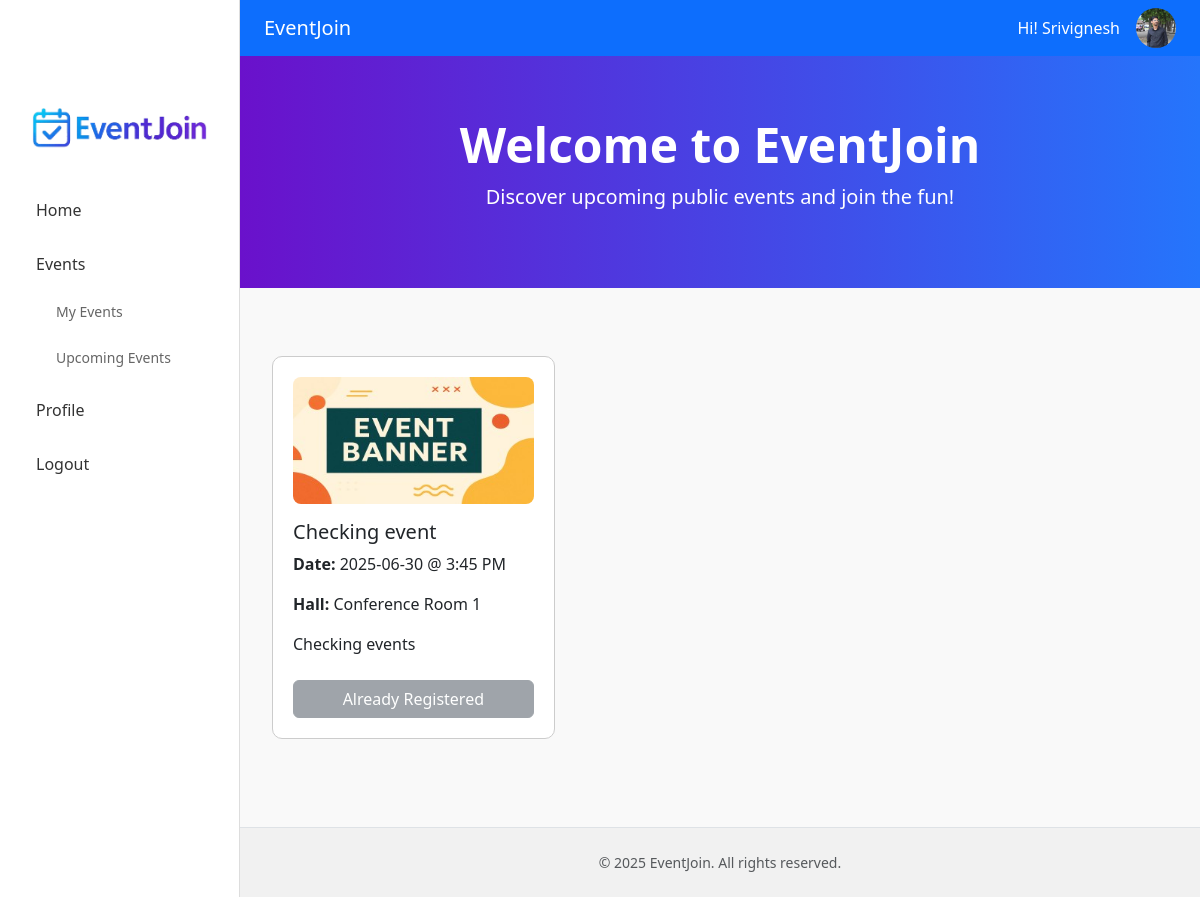
Page /index.php (signed in) on the committed database.
### tables this page shows
CREATE TABLE `users` (
  `id` int(11) NOT NULL,
  `first_name` varchar(100) DEFAULT NULL,
  `last_name` varchar(100) DEFAULT NULL,
  `name` varchar(100) NOT NULL,
  `email` varchar(100) NOT NULL,
  `phone` varchar(20) DEFAULT NULL,
  `address` text DEFAULT NULL,
  `city` varchar(100) DEFAULT NULL,
  `country` varchar(100) DEFAULT NULL,
  `bio` text DEFAULT NULL,
  `profile_pic` varchar(255) DEFAULT NULL,
  `password` varchar(255) NOT NULL,
  `role` enum('venue_manager','requestor','registered_user') NOT NULL
);

CREATE TABLE `events` (
  `id` int(11) NOT NULL,
  `title` varchar(150) NOT NULL,
  `description` text DEFAULT NULL,
  `event_date` date NOT NULL,
  `event_time` time NOT NULL,
  `hall_id` int(11) NOT NULL,
  `banner_image` varchar(255) DEFAULT NULL,
  `created_by` int(11) NOT NULL,
  `status` enum('pending','approved','rejected') DEFAULT 'pending',
  `rsvp_deadline` date DEFAULT NULL,
  `rsvp_limit` int(11) DEFAULT NULL,
  `created_at` timestamp NOT NULL DEFAULT current_timestamp(),
  `is_public` tinyint(1) DEFAULT 0,
  `delete_requested` tinyint(1) DEFAULT 0,
  `rejection_reason` text DEFAULT NULL
);

CREATE TABLE `halls` (
  `id` int(11) NOT NULL,
  `name` varchar(100) NOT NULL
);

### index.php (the view, shortened to what this page needs)
<?php
require_once 'config/conn.php';
include 'includes/header.php';
include 'includes/sidebar.php';
$userId = $_SESSION['user_id'] ?? null;
$stmt = $pdo->prepare("
    SELECT e.id, e.title, e.description, e.event_date, e.event_time, e.banner_image, h.name AS hall_name
    FROM events e
    JOIN halls h ON e.hall_id = h.id
    WHERE e.is_public = 1 AND e.status = 'approved' AND e.event_date >= CURDATE()
    ORDER BY e.event_date ASC
");
$stmt->execute();
$events = $stmt->fetchAll();
$rsvpedEventIds = [];
if ($userId) {
    $rsvpStmt = $pdo->prepare("SELECT event_id FROM event_rsvps WHERE user_id = ? AND rsvp_status = 'yes'");
    $rsvpStmt->execute([$userId]);
    $rsvpedEventIds = $rsvpStmt->fetchAll(PDO::FETCH_COLUMN);
}
?>
<section class="hero">
    <h1 class="display-5 fw-bold">Welcome to EventJoin</h1>
    <p class="lead">Discover upcoming public events and join the fun!</p>
</section>
<div class="main-content flex-grow-1">
    <div class="container py-5">
        <?php if (count($events) > 0): ?>
            <div class="row">
                <?php foreach ($events as $event): ?>
                    <div class="col-md-6 col-lg-4">
                        <div class="event-card">
                            <?php
                                $imagePath = !empty($event['banner_image']) ? '/capstone/assets/images/' . htmlspecialchars($event['banner_image']) : 'assets/images/630x350.png';
                                $isRSVPed = in_array($event['id'], $rsvpedEventIds);
                            ?>
                            <img src="<?= $imagePath ?>" alt="Event Image" class="img-fluid mb-3" style="border-radius: 8px; max-height: 180px; object-fit: cover; width: 100%;">
                            <h5><?= htmlspecialchars($event['title']) ?></h5>
                            <p><strong>Date:</strong> <?= $event['event_date'] ?> @ <?= date('g:i A', strtotime($event['event_time'])) ?></p>
                            <p><strong>Hall:</strong> <?= htmlspecialchars($event['hall_name']) ?></p>
                            <p><?= nl2br(htmlspecialchars($event['description'])) ?></p>
                            <?php if (!$userId): ?>
                                <form method="GET" action="/capstone/login.php">
                                    <input type="hidden" name="redirect" value="/capstone/registered_user/confirm_public_rsvp.php?event_id=<?= $event['id'] ?>">
                                    <button type="submit" class="btn btn-primary w-100 mt-2">Register Now</button>
                                </form>
                            <?php elseif ($isRSVPed): ?>
                                <button class="btn btn-secondary w-100 mt-2" disabled>Already Registered</button>
                            <?php endif; ?>
                        </div>
                    </div>
                <?php endforeach; ?>
            </div>
        <?php else: ?>
            <p class="text-center text-muted">No upcoming public events available at the moment.</p>
        <?php endif; ?>
    </div>
</div>
<?php include 'includes/footer.php'; ?>

### includes/header.php (shortened to what this page needs)
<?php
require_once $_SERVER['DOCUMENT_ROOT'] . '/capstone/config/conn.php';
?>
<!DOCTYPE html>
<html lang="en">
<head>
    <link rel="stylesheet" href="https://cdn.jsdelivr.net/npm/bootstrap@5.3.3/dist/css/bootstrap.min.css">
    <link rel="stylesheet" href="/capstone/assets/css/style.css">
</head>
<body class="d-flex flex-column min-vh-100">
<nav class="navbar navbar-expand-lg navbar-dark bg-primary px-4">
    <a class="navbar-brand" href="index.php">EventJoin</a>
    <div class="ms-auto d-flex align-items-center gap-3">
        <?php if (isset($_SESSION['user_id'])): ?>
            <?php
                $stmt = $pdo->prepare("SELECT first_name, profile_pic FROM users WHERE id = ?");
                $stmt->execute([$_SESSION['user_id']]);
                $userData = $stmt->fetch();
                $profilePic = $userData['profile_pic'] ?? '';
                $profilePicPath = '/capstone/assets/images/profile_pic/' . $profilePic;
                $defaultPic = '/capstone/assets/images/avatar.png';
                $absolutePath = $_SERVER['DOCUMENT_ROOT'] . '/capstone/assets/images/profile_pic/' . $profilePic;
                $finalPic = (!empty($profilePic) && file_exists($absolutePath)) ? $profilePicPath : $defaultPic;
                $displayName = $userData['first_name'] ?? 'User';
            ?>
            <span class="text-white">Hi! <?= htmlspecialchars($displayName) ?></span>
            <img src="<?= htmlspecialchars($finalPic) ?>" alt="Avatar" class="rounded-circle" style="width: 40px; height: 40px;">
        <?php else: ?>
            <a href="/capstone/login.php" class="btn btn-light btn-sm">Login</a>
        <?php endif; ?>
    </div>
</nav>

### assets/css/style.css (style rules this page uses)
body { display: flex; flex-direction: column; min-height: 100vh; margin-left: 240px; }
.main-content { flex: 1; padding: 20px; background: #f9f9f9; }
.hero { background: linear-gradient(to right, #6a11cb, #2575fc); color: white; padding: 60px 20px; text-align: center; }
.event-card { border: 1px solid #ccc; border-radius: 10px; padding: 20px; margin-bottom: 20px; background-color: #fff; transition: box-shadow 0.3s ease; }

### rows in the picture
users: first_name "Srivignesh", profile_pic (picture)
events: banner_image (picture), title "Checking event", event_date "2025-06-30", event_time "3:45 PM", hall.name "Conference Room 1", description "Checking events", shows "Already Registered"
